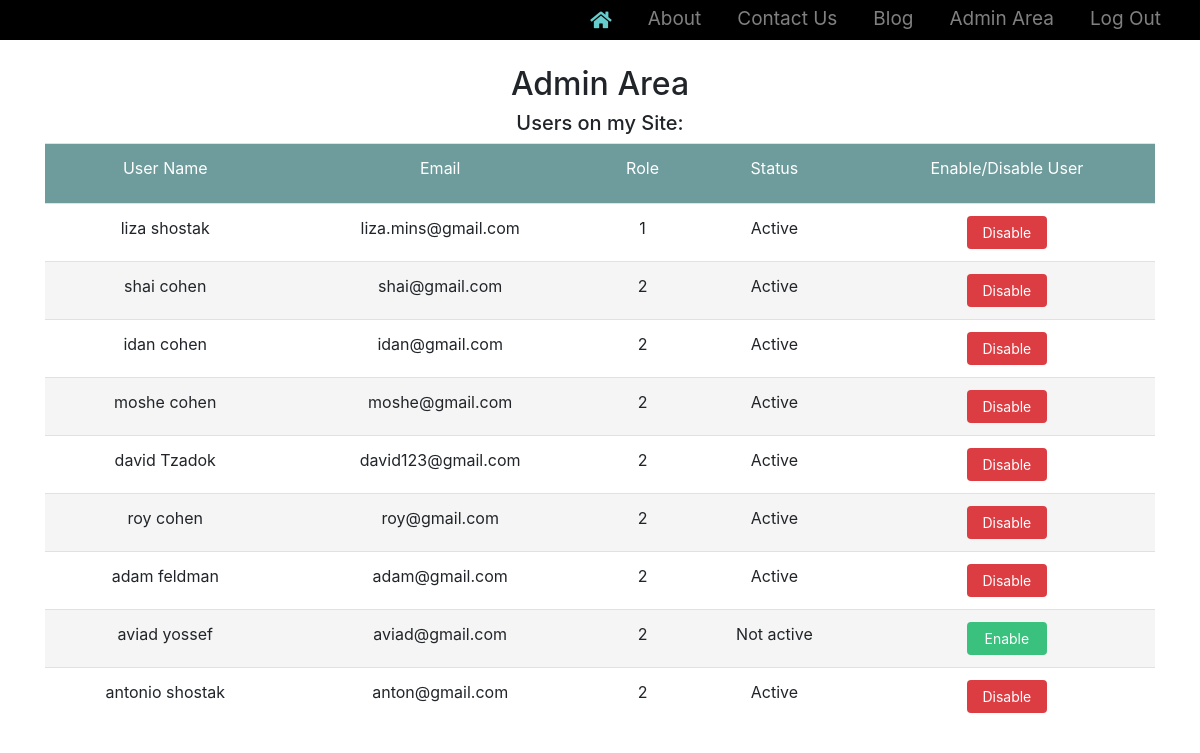
/admin.php (signed in), run on the app's committed database.
### tables this page shows
CREATE TABLE `users` (
  `id` int(11) NOT NULL,
  `first_name` varchar(255) NOT NULL,
  `last_name` varchar(255) NOT NULL,
  `email` varchar(255) NOT NULL,
  `password` varchar(255) NOT NULL,
  `role` int(11) NOT NULL,
  `status` int(11) NOT NULL
);

### admin.php (the view, shortened to what this page needs)
<?php
if (confirm_user()) {
    $user = $_SESSION['uname'];
    $user = ucfirst($user);
} else {
    header("location: index.php");
}
if ($link = db_connect()) {
    $sql = 'SELECT * FROM users';
    $result = mysqli_query($link, $sql);
    if ($result && mysqli_num_rows($result) > 0) {
        while ($row = mysqli_fetch_assoc($result)) {
            $data[] = $row;
        }
    }
}
?>
<?php
require_once 'tamplate/header.php';
?>
<div class="sign-up">
    <div class="blog-page">
        <div class="container">
            <h2><?= $user ?> Area </h2>
            <h5>Users on my Site:</h5>
            <table class="table ">
                <thead>
                    <tr>
                        <td>User Name</td>
                        <td>Email</td>
                        <td>Role</td>
                        <td>Status</td>
                        <td>Enable/Disable User</td>
                    </tr>
                </thead>
                <?php foreach ($data as $user): ?>
                    <tr>
                        <td><?= htmlspecialchars($user['first_name'] . " " . $user['last_name']) ?></td>
                        <td><?= htmlspecialchars($user['email']) ?></td>
                        <td><?= $user['role'] ?></td>
                        <td>  <?php if ($user['status'] == 0): ?>
                                Not active
                            <?php else: ?>
                                Active
                            <?php endif; ?>
                        </td>
                        <td> <?php if ($user['status'] == 0): ?>
                                <a class=" btn btn-enable" href="admin.php?opp=approve&uid=<?= $user['id'] ?>&uemail=<?= $user['email'] ?>">Enable</a>
                            <?php else: ?>
                                <a class=" btn btn-disable" href="admin.php?opp=not_approve&uid=<?= $user['id'] ?>&uemail=<?= $user['email'] ?>">Disable</a>
                            <?php endif; ?>
                        </td>
                    </tr>
                <?php endforeach; ?>
            </table>
        </div>
    </div>
</div>
</body>
</html>

### tamplate/header.php (shortened to what this page needs)
<!DOCTYPE html>
<html>
    <head>
        <link rel="stylesheet" href="https://stackpath.bootstrapcdn.com/bootstrap/4.1.3/css/bootstrap.min.css">
        <link rel="stylesheet" href="https://use.fontawesome.com/releases/v5.5.0/css/all.css">
        <link rel="stylesheet" href="style/style.css">
    </head>
    <body>
        <nav class="navbar navbar-expand-md navbar-dark fixed-top  top-nav ">
            <div class="navbar-nav flex-row ml-md-auto d-md-flex">
                <div class="navbar-collapse " >
                    <div class="float-right">
                        <ul class="navbar-nav float-right  ">
                            <li class="nav-item ">
                                <a class="nav-link" href="index.php"  >
                                    <i style="color: #66CCCC;" class="fas fa-home" onMouseOver="this.style.color = 'rgba(102,204,204,0.8)'"  onmouseout="this.style.color = '#66CCCC'">
                                    </i>
                                </a>
                            </li>
                            <li class="nav-item ">
                                <a class="nav-link" href="about.php">About</a>
                            </li>
                            <li class="nav-item">
                                <a class="nav-link" href="contact.php">Contact Us</a>
                            </li>
                            <?php if (isset($_SESSION['user_id']) && $_SESSION['role'] == "user"): ?>
                                <li class="nav-item ">
                                    <a class="nav-link" href="blog.php">Blog</a>
                                </li>
                                <li class="nav-item ">
                                    <a class="nav-link" href="log_out.php">Log Out</a>
                                </li>
                                <li class="nav-item ">
                                    <a  class="nav-link" href="user.php"><i class="fas fa-user-cog"></i></a>
                                </li>
                            <?php elseif (isset($_SESSION['user_id']) && $_SESSION['role'] == "admin"): ?>
                                <li class="nav-item ">
                                    <a class="nav-link" href="blog.php">Blog</a>
                                </li>
                                <li class="nav-item ">
                                    <a  class="nav-link" href="admin.php">Admin Area</a>
                                </li>
                                <li class="nav-item ">
                                    <a class="nav-link" href="log_out.php">Log Out</a>
                                </li>
                            <?php endif; ?>
                        </ul>
                    </div>
                </div>
            </div>
        </nav>

### style/style.css (style rules this page uses)
html,body { height: 100%; }
.top-nav { background-color: black; height: 40px; }
.navbar-nav { flex-direction: row !important; }
.container { display: flex; flex-direction: column; justify-content: center; height: 100%; padding-top: 50px; }
li.nav-item { font-size: 19px; margin: 0px 5px 0px 5px; padding-right: 10px; line-height: 0.9; }
li.nav-item:last-child { border-right: none; }
.sign-up { text-align: center; background-color:#e1e3e8; min-height: 100%; }
.blog-page { background-color: white; width: 100%; height:100%; text-align: center; padding: 15px; }
table thead tr { height: 60px; background: #2e6e6eb0; color: white; }
tr:nth-child(even) { background: #F5F5F5; }
table { border-spacing: 1px; }
.btn-enable { background-color:#3ac17d; width:80px; font-size: 14px; text-align: center; border:none; color: white; }
.btn-disable { background-color:#db3d42; width:80px; font-size: 14px; text-align: center; border:none; color: white; }

### data on the page
users: first_name+last_name "liza shostak", email "liza.mins@gmail.com", role "1", status "Active"
users: first_name+last_name "shai cohen", email "shai@gmail.com", role "2", status "Active"
users: first_name+last_name "idan cohen", email "idan@gmail.com", role "2", status "Active"
users: first_name+last_name "moshe cohen", email "moshe@gmail.com", role "2", status "Active"
users: first_name+last_name "david Tzadok", email "david123@gmail.com", role "2", status "Active"
users: first_name+last_name "roy cohen", email "roy@gmail.com", role "2", status "Active"
users: first_name+last_name "adam feldman", email "adam@gmail.com", role "2", status "Active"
users: first_name+last_name "aviad yossef", email "aviad@gmail.com", role "2", status "Not active"
users: first_name+last_name "antonio shostak", email "anton@gmail.com", role "2", status "Active"

### other printed values
$user "Admin"
